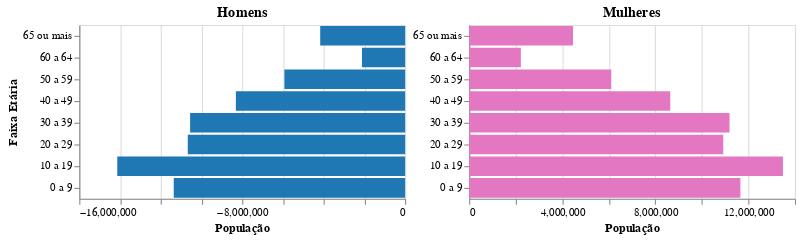

This figure's notebook cell:
### Markdown cell above
Por fim, para aproveitar os dados sobre sexo e idade, construí uma pirâmide etária:

### Code cell
# Filtrando para a região 'norte'
df_etario = df[(df['regiao'] == 'norte')]

# Agrupar as faixas etárias numa escala de 10 em 10 anos"
df_etario.loc[df_etario['grupo_idade'].isin(['0 a 4 anos', '5 a 9 anos']), 'grupo_idade'] = '0 a 9 anos'
df_etario.loc[df_etario['grupo_idade'].isin(['10 a 13 anos', '14 a 15 anos', '16 a 17 anos', '18 a 19 anos']), 'grupo_idade'] = '10 a 19 anos'
df_etario.loc[df_etario['grupo_idade'].isin(['20 a 24 anos', '25 a 29 anos']), 'grupo_idade'] = '20 a 29 anos'

# Excluindo os grupos de idade indesejados
delete = ['Total', '5 a 13 anos', '14 a 17 anos', '60 anos ou mais']
df_etario = df_etario[~df_etario['grupo_idade'].isin(delete)]

# Remover a palavra "anos" da coluna 'grupo_idade'
df_etario['grupo_idade'] = df_etario['grupo_idade'].str.replace(' anos', '')

# Definindo a escala de cor para o gênero
color_scale = alt.Scale(domain=['Homens', 'Mulheres'], range=['#1f77b4', '#e377c2'])

# Criando a base do gráfico
base = alt.Chart(df_etario).properties(width=300)

# Criando a parte da visualização para as mulheres
left = base.transform_filter(
    alt.datum.sexo == 'Mulheres'
).encode(
    alt.Y('grupo_idade:N', title='', sort=['65 ou mais', '60 a 64', '50 a 59', '40 a 49',
                                                     '30 a 39', '20 a 29', '10 a 19', '0 a 9']),
    alt.X('sum(populacao):Q').title('População'),
    alt.Color('sexo:N').scale(color_scale).legend(None)
).mark_bar().properties(title='Mulheres')

# Criando a parte da visualização para os homens
right = base.transform_filter(
    alt.datum.sexo == 'Homens'
).encode(
    alt.Y('grupo_idade:N', title='Faixa Etária', sort=['65 ou mais', '60 a 64', '50 a 59', '40 a 49',
                                                     '30 a 39', '20 a 29', '10 a 19', '0 a 9']),
    alt.X('sum(populacao):Q').title('População'),
    alt.Color('sexo:N').scale(color_scale).legend(None)
).mark_bar().properties(title='Homens')

# Concatenando as visualizações em uma única
alt.concat(right, left, spacing=5)

### Figure 1 — Vega-Lite specification as saved in the notebook (floating-point values rounded to 4 significant figures; data arrays with more than 128 entries replaced by an {"elided": "..."} marker saying what was removed)
{"config": {"view": {"continuousWidth": 300, "continuousHeight": 300}}, "concat": [{"mark": {"type": "bar"}, "encoding": {"color": {"field": "sexo", "legend": null, "scale": {"domain": ["Homens", "Mulheres"], "range": ["#1f77b4", "#e377c2"]}, "type": "nominal"}, "x": {"aggregate": "sum", "field": "populacao", "title": "População", "type": "quantitative"}, "y": {"field": "grupo_idade", "sort": ["65 ou mais", "60 a 64", "50 a 59", "40 a 49", "30 a 39", "20 a 29", "10 a 19", "0 a 9"], "title": "Faixa Etária", "type": "nominal"}}, "title": "Homens", "transform": [{"filter": "(datum.sexo === 'Homens')"}], "width": 300}, {"mark": {"type": "bar"}, "encoding": {"color": {"field": "sexo", "legend": null, "scale": {"domain": ["Homens", "Mulheres"], "range": ["#1f77b4", "#e377c2"]}, "type": "nominal"}, "x": {"aggregate": "sum", "field": "populacao", "title": "População", "type": "quantitative"}, "y": {"field": "grupo_idade", "sort": ["65 ou mais", "60 a 64", "50 a 59", "40 a 49", "30 a 39", "20 a 29", "10 a 19", "0 a 9"], "title": "", "type": "nominal"}}, "title": "Mulheres", "transform": [{"filter": "(datum.sexo === 'Mulheres')"}], "width": 300}], "data": {"name": "data-2563c63d0665fa666420b0f93be570b6"}, "spacing": 5, "$schema": "https://vega.github.io/schema/vega-lite/v5.20.1.json", "datasets": {"data-2563c63d0665fa666420b0f93be570b6": {"elided": "312 records"}}}
